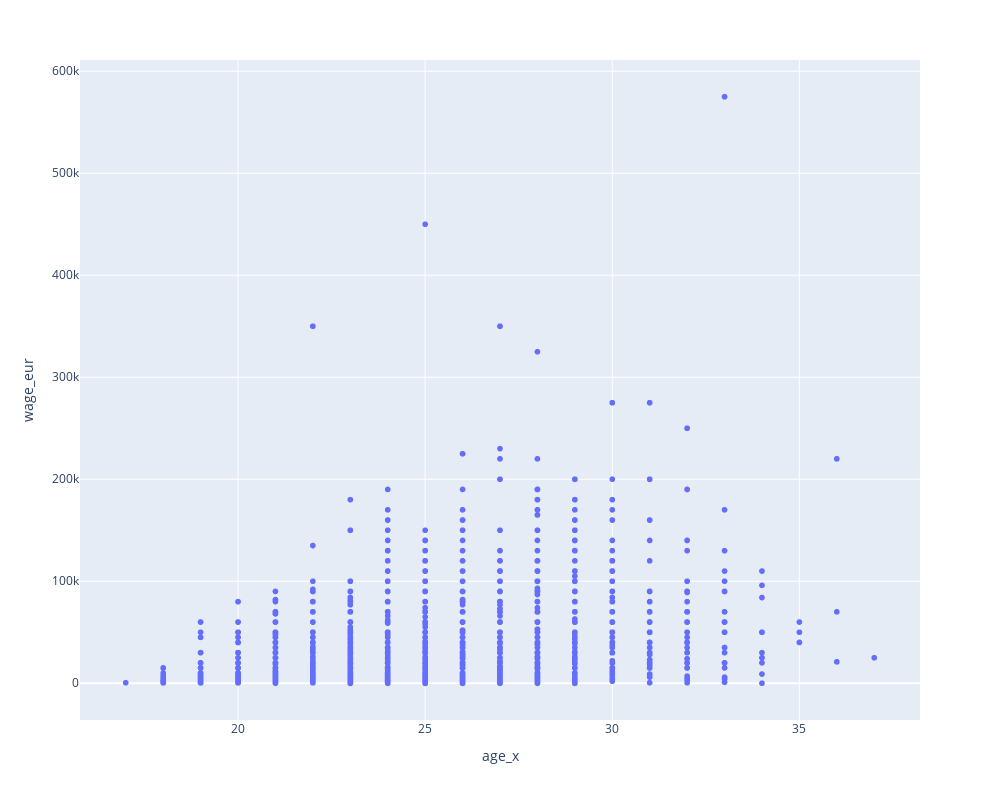

Write notebook code for a chart like this one.
### Code cell
fig = px.scatter(data, x="age_x", y="wage_eur", hover_data=['player_name', 'league_name_x', 'fifa year'], width=1000, height=800)
fig.show()

### Figure 1 — Plotly figure (JSON) as saved in the notebook; plotly's stock layout.template omitted (floating-point values rounded to 4 significant figures; data arrays with more than 128 entries replaced by an {"elided": "..."} marker saying what was removed)
{"data": [{"customdata": {"elided": "5098x3 mixed values"}, "hovertemplate": "age_x=%{x}<br>wage_eur=%{y}<br>player_name=%{customdata[0]}<br>league_name_x=%{customdata[1]}<br>fifa year=%{customdata[2]}<extra></extra>", "legendgroup": "", "marker": {"color": "#636efa", "symbol": "circle"}, "mode": "markers", "name": "", "showlegend": false, "type": "scattergl", "x": {"elided": "5098 int values"}, "xaxis": "x", "y": {"elided": "5098 int values"}, "yaxis": "y"}], "layout": {"height": 800, "legend": {"tracegroupgap": 0}, "margin": {"t": 60}, "width": 1000, "xaxis": {"anchor": "y", "autorange": true, "domain": [0, 1], "range": [15.78, 38.22], "title": {"text": "age_x"}, "type": "linear"}, "yaxis": {"anchor": "x", "autorange": true, "domain": [0, 1], "range": [-36030.0, 611000.0], "title": {"text": "wage_eur"}, "type": "linear"}}}
